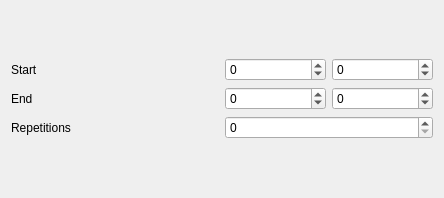
<?xml version="1.0" encoding="UTF-8"?>
<ui version="4.0">
 <class>InspectorSpatSymbolLine</class>
 <widget class="QWidget" name="InspectorSpatSymbolLine">
  <property name="geometry">
   <rect>
    <x>0</x>
    <y>0</y>
    <width>444</width>
    <height>198</height>
   </rect>
  </property>
  <property name="windowTitle">
   <string>Form</string>
  </property>
  <layout class="QVBoxLayout" name="verticalLayout">
   <item>
    <layout class="QGridLayout" name="gridLayout">
     <item row="0" column="0">
      <widget class="QLabel" name="label_6">
       <property name="text">
        <string>Start</string>
       </property>
      </widget>
     </item>
     <item row="0" column="1">
      <layout class="QHBoxLayout" name="horizontalLayout_2">
       <item>
        <widget class="QSpinBox" name="startX">
         <property name="minimum">
          <number>-100</number>
         </property>
         <property name="maximum">
          <number>100</number>
         </property>
        </widget>
       </item>
       <item>
        <widget class="QSpinBox" name="startY">
         <property name="minimum">
          <number>-100</number>
         </property>
         <property name="maximum">
          <number>100</number>
         </property>
        </widget>
       </item>
      </layout>
     </item>
     <item row="1" column="0">
      <widget class="QLabel" name="label">
       <property name="text">
        <string>End</string>
       </property>
      </widget>
     </item>
     <item row="1" column="1">
      <layout class="QHBoxLayout" name="horizontalLayout_3">
       <item>
        <widget class="QSpinBox" name="stopX">
         <property name="minimum">
          <number>-100</number>
         </property>
         <property name="maximum">
          <number>100</number>
         </property>
        </widget>
       </item>
       <item>
        <widget class="QSpinBox" name="stopY">
         <property name="minimum">
          <number>-100</number>
         </property>
         <property name="maximum">
          <number>100</number>
         </property>
         <property name="value">
          <number>0</number>
         </property>
        </widget>
       </item>
      </layout>
     </item>
     <item row="2" column="1">
      <widget class="QSpinBox" name="rotations"/>
     </item>
     <item row="2" column="0">
      <widget class="QLabel" name="label_3">
       <property name="text">
        <string>Repetitions</string>
       </property>
      </widget>
     </item>
    </layout>
   </item>
  </layout>
 </widget>
 <resources>
  <include location="musescore.qrc"/>
 </resources>
 <connections/>
</ui>
